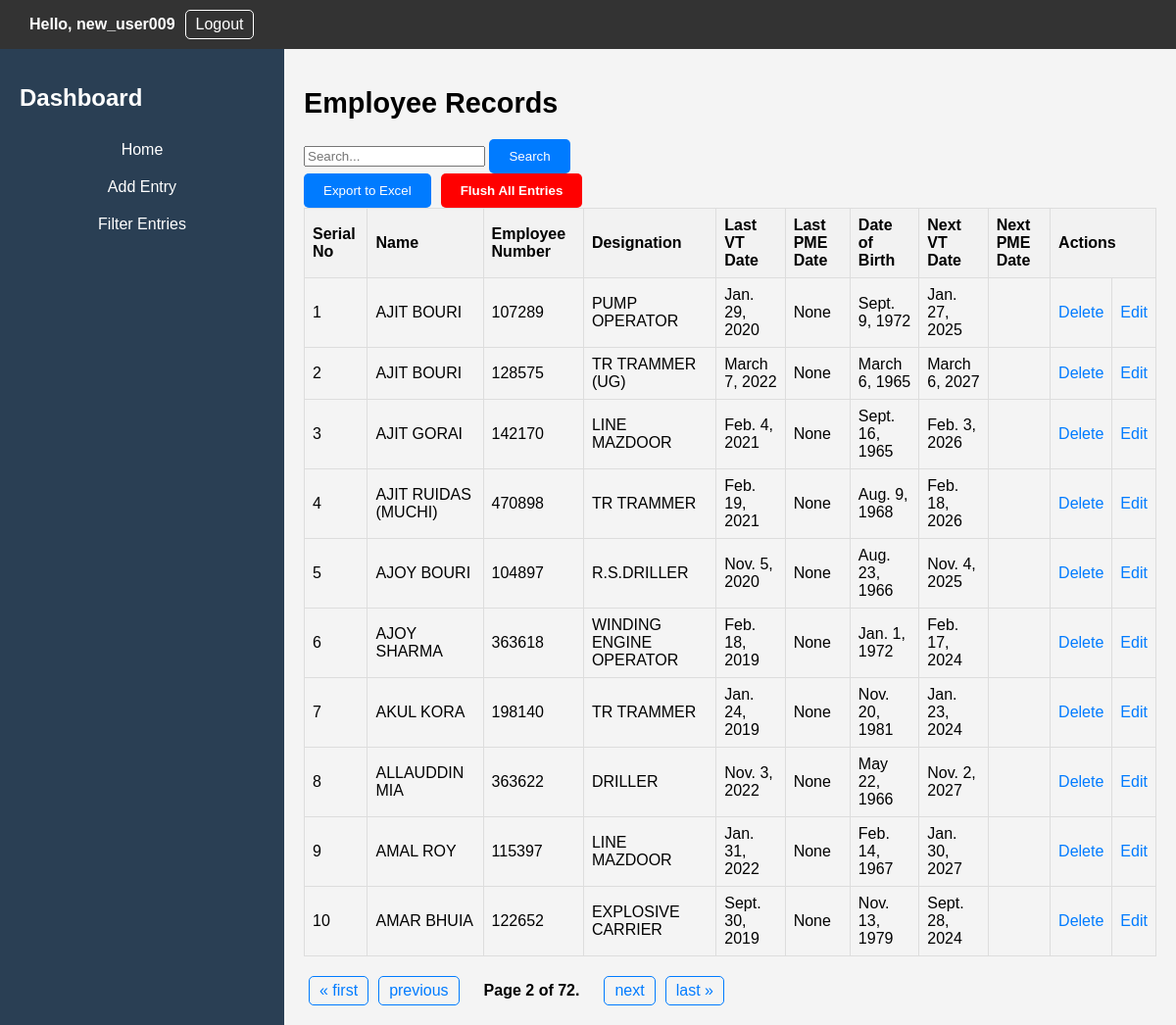
/dashboard/?page=2 (signed in), run on the app's committed database.
### EmployeeApp/models.py (models this page shows)
class Entry(models.Model):
    user = models.ForeignKey(User, on_delete=models.CASCADE)
    name = models.CharField(max_length=100)
    employee_number = models.CharField(max_length=10)
    designation = models.CharField(max_length=50)
    last_vt_date = models.DateField(verbose_name='Last VT Date', null=True, blank=True)  # Make it optional
    last_pme_date = models.DateField(null=True, blank=True)  # Make it optional
    date_of_birth = models.DateField(null=True, blank=True)
    next_vt_date = models.DateField(null=True, blank=True)
    next_pme_date = models.DateField(null=True, blank=True)
    timestamp = models.DateTimeField(default=timezone.now)  # Set default value here

### EmployeeApp/views.py (the view)
# urls.py: path('dashboard/', views.dashboard, name='dashboard'),
def dashboard(request):
    user = request.user
    records = Entry.objects.filter(user=user).order_by('name')
    search_query = request.GET.get('search')
    if search_query:
        records = records.filter(
            Q(name__icontains=search_query) |
            Q(employee_number__icontains=search_query) |
            Q(designation__icontains=search_query)
        )
    paginator = Paginator(records, 10)
    page_number = request.GET.get('page')
    page_obj = paginator.get_page(page_number)
    return render(request, 'EmployeeApp/dashboard.html', {'user': user, 'records': page_obj})

### EmployeeApp/templates/EmployeeApp/dashboard.html (shortened to what this page needs)
{% extends "EmployeeApp/base.html" %}
{% block content %}
    <h1>Employee Records</h1>
    <form method="get" action="{% url 'dashboard' %}">
        <div class="search-box">
            <input type="text" name="search" placeholder="Search...">
            <button type="submit">Search</button>
        </div>
    </form>
    <div class="action-buttons">
        <form method="post" action="{% url 'export_entries' %}">
            <button type="submit">Export to Excel</button>
        </form>
        <button type="button" class="danger-button" onclick="confirmFlushEntries()">Flush All Entries</button>
    </div>
    <table>
        <thead>
            <tr>
                <th>Serial No</th>
                <th>Name</th>
                <th>Employee Number</th>
                <th>Designation</th>
                <th>Last VT Date</th>
                <th>Last PME Date</th>
                <th>Date of Birth</th>
                <th>Next VT Date</th>
                <th>Next PME Date</th>
                <th colspan="2">Actions</th>
            </tr>
        </thead>
        <tbody>
            {% for record in records %}
                <tr>
                    <td>{{ forloop.counter }}</td>
                    <td>{{ record.name }}</td>
                    <td>{{ record.employee_number }}</td>
                    <td>{{ record.designation }}</td>
                    <td>{{ record.last_vt_date }}</td>
                    <td>{{ record.last_pme_date }}</td>
                    <td>{{ record.date_of_birth }}</td>
                    <td class="">
                        {{ record.next_vt_date|default:'' }}
                    </td>
                    <td class="">
                    </td>
                    <td><a href="#" class="delete-link" data-entry-id="{{ record.id }}">Delete</a></td>
                    <td><a href="{% url 'edit_entry' record.id %}">Edit</a></td>
                </tr>
            {% endfor %}
        </tbody>
    </table>
    <div class="pagination">
        <span class="step-links">
            {% if records.has_previous %}
                <a href="?page=1" class="page-link">&laquo; first</a>
                <a href="?page={{ records.previous_page_number }}" class="page-link">previous</a>
            {% endif %}
            <span class="current-page">
                Page {{ records.number }} of {{ records.paginator.num_pages }}.
            </span>
            {% if records.has_next %}
                <a href="?page={{ records.next_page_number }}" class="page-link">next</a>
                <a href="?page={{ records.paginator.num_pages }}" class="page-link">last &raquo;</a>
            {% endif %}
        </span>
    </div>
</div>
{% endblock %}

### EmployeeApp/templates/EmployeeApp/base.html (shortened to what this page needs)
<!DOCTYPE html>
<html>
<head>
    <link rel="stylesheet" href="/static/css/styles.css">
</head>
<body>
    <div class="header">
        <div class="user-info right-align">
                <p>Hello, {{ user.username }}</p>
                <a href="{% url 'logout' %}">Logout</a>
        </div>
    </div>
    <div class="dashboard-container">
        <div class="sidebar">
            <h1>Dashboard</h1>
            <ul class="dashboard-menu">
                <li><a href="{% url 'dashboard' %}">Home</a></li>
                <li><a href="{% url 'add_entry' %}">Add Entry</a></li>
                <li><a href="{% url 'filter_entries' %}">Filter Entries</a></li>
            </ul>
        </div>
        <div class="main-content">
            {% block content %}{% endblock %}
        </div>
</body>
</html>

### EmployeeApp/static/css/styles.css (style rules this page uses)
body { font-family: Arial, sans-serif; margin: 0; padding: 0; }
a { text-decoration: none; color: #007bff; }
.header { display: flex; justify-content: space-between; align-items: center; background-color: #007bff; padding: 10px 20px; color: #fff; }
.user-info { display: flex; align-items: center; }
.user-info p { margin: 0; font-weight: bold; margin-right: 10px; }
.user-info a { color: #fff; text-decoration: none; border: 1px solid #fff; padding: 5px 10px; border-radius: 5px; transition: background-color 0.3s, border-color 0.3s; }
.dashboard-container { display: flex; flex-direction: row; min-height: 100vh; }
.sidebar { width: 250px; background-color: #2a3f54; color: #fff; padding: 20px; }
.sidebar h1 { font-size: 1.5rem; margin-bottom: 20px; }
.sidebar ul { list-style: none; padding: 0; }
.sidebar li { margin-bottom: 10px; }
.main-content { flex: 1; padding: 20px; background-color: #f4f4f4; }
.main-content h1 { font-size: 1.8rem; margin-bottom: 20px; }
table { width: 100%; border-collapse: collapse; margin-bottom: 20px; }
table th, table td { border: 1px solid #ddd; padding: 8px; text-align: left; }
table th { background-color: #f2f2f2; }
.pagination { display: flex; justify-content: space-between; align-items: center; margin-top: 20px; }
.step-links { display: flex; align-items: center; }
.current-page { margin: 0 20px; font-weight: bold; }
.danger-button { background-color: red !important; color: white; border: none; padding: 10px 20px; border-radius: 5px; cursor: pointer; font-weight: bold; }
button[type="submit"] { background-color: #007bff; color: #fff; border: none; padding: 10px 20px; border-radius: 5px; cursor: pointer; transition: background-color 0.3s, color 0.3s; text-decoration: none; }
.action-buttons { display: flex; gap: 10px; }
.dashboard-menu li { margin: 0; padding: 0; }
.dashboard-menu a { text-decoration: none; display: block; padding: 10px; text-align: center; font-size: 16px; color: #fff; transition: background-color 0.2s; }
.right-align { text-align: right; }
.header { display: flex; justify-content: space-between; align-items: center; background-color: #333; color: #fff; padding: 10px; }
.user-info { margin-left: 20px; }
.page-link { padding: 5px 10px; border: 1px solid #007bff; border-radius: 5px; color: #007bff; text-decoration: none; margin: 0 5px; transition: background-color 0.3s, color 0.3s; display: inline-block; }

### data on the page
Entry: name "AJIT BOURI", employee_number "107289", designation "PUMP OPERATOR", last_vt_date "Jan. 29, 2020", last_pme_date "None", date_of_birth "Sept. 9, 1972", next_vt_date "Jan. 27, 2025"
Entry: name "AJIT BOURI", employee_number "128575", designation "TR TRAMMER (UG)", last_vt_date "March 7, 2022", last_pme_date "None", date_of_birth "March 6, 1965", next_vt_date "March 6, 2027"
Entry: name "AJIT GORAI", employee_number "142170", designation "LINE MAZDOOR", last_vt_date "Feb. 4, 2021", last_pme_date "None", date_of_birth "Sept. 16, 1965", next_vt_date "Feb. 3, 2026"
Entry: name "AJIT RUIDAS (MUCHI)", employee_number "470898", designation "TR TRAMMER", last_vt_date "Feb. 19, 2021", last_pme_date "None", date_of_birth "Aug. 9, 1968", next_vt_date "Feb. 18, 2026"
Entry: name "AJOY BOURI", employee_number "104897", designation "R.S.DRILLER", last_vt_date "Nov. 5, 2020", last_pme_date "None", date_of_birth "Aug. 23, 1966", next_vt_date "Nov. 4, 2025"
Entry: name "AJOY SHARMA", employee_number "363618", designation "WINDING ENGINE OPERATOR", last_vt_date "Feb. 18, 2019", last_pme_date "None", date_of_birth "Jan. 1, 1972", next_vt_date "Feb. 17, 2024"
Entry: name "AKUL KORA", employee_number "198140", designation "TR TRAMMER", last_vt_date "Jan. 24, 2019", last_pme_date "None", date_of_birth "Nov. 20, 1981", next_vt_date "Jan. 23, 2024"
Entry: name "ALLAUDDIN MIA", employee_number "363622", designation "DRILLER", last_vt_date "Nov. 3, 2022", last_pme_date "None", date_of_birth "May 22, 1966", next_vt_date "Nov. 2, 2027"
Entry: name "AMAL ROY", employee_number "115397", designation "LINE MAZDOOR", last_vt_date "Jan. 31, 2022", last_pme_date "None", date_of_birth "Feb. 14, 1967", next_vt_date "Jan. 30, 2027"
Entry: name "AMAR BHUIA", employee_number "122652", designation "EXPLOSIVE CARRIER", last_vt_date "Sept. 30, 2019", last_pme_date "None", date_of_birth "Nov. 13, 1979", next_vt_date "Sept. 28, 2024"

### other printed values
{{ user.username }} "new_user009"
{{ records.number }} "2"
{{ records.paginator.num_pages }} "72"
